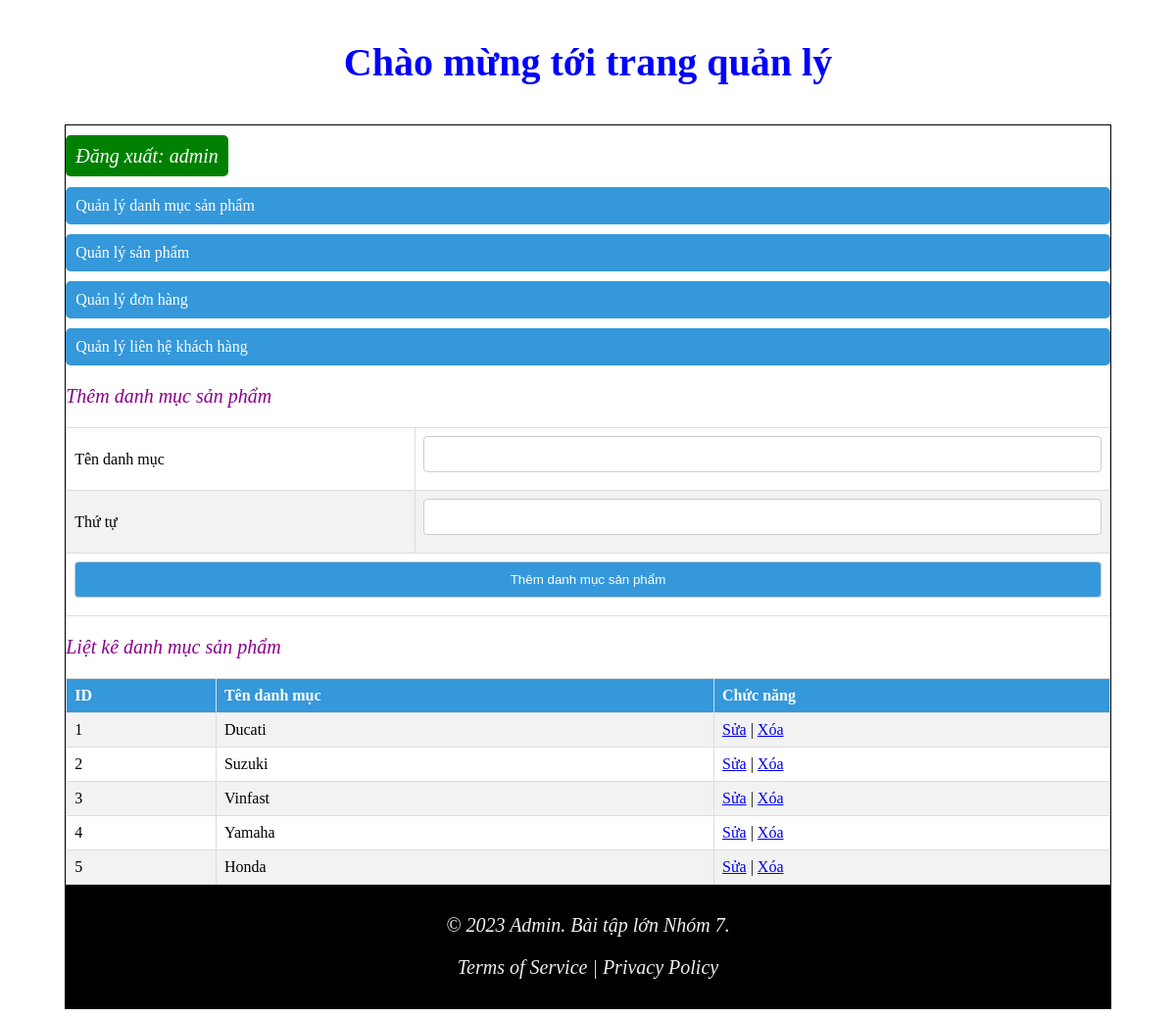
Page /admin/index.php?action=quanlydanhmucsanpham&query=them (signed in) on the committed database.
### tables this page shows
CREATE TABLE `danhmuc` (
  `iddanhmuc` int(11) NOT NULL,
  `ten` varchar(100) NOT NULL,
  `thutu` int(11) NOT NULL
);

### admin/modules/quanlydanhmuc/lietke.php (the view)
<?php
    $sql = "select * from danhmuc order by thutu DESC";
    $query = mysqli_query($connect,$sql);
?>
<p>Liệt kê danh mục sản phẩm</p>
<table width = "100%" border = "1" style="border-collapse: collapse;">
    <form action="modules/quanlydanhmuc/xuly.php" method="POST">
        <tr>
            <th>ID</th>
            <th>Tên danh mục</th>
            <th>Chức năng</th>
        </tr>
        <?php
        $i = 0;
        while($row = mysqli_fetch_array($query)){
            $i++;
        ?>
            <tr>
                <td><?php echo $i?></td>
                <td><?php echo $row['ten']?></td>
                <td>
                    <a href="?action=quanlydanhmucsanpham&query=sua&iddanhmuc=<?php echo $row['iddanhmuc']?>">Sửa</a> |
                    <a href="modules/quanlydanhmuc/xuly.php?iddanhmuc=<?php echo $row['iddanhmuc']?>">Xóa</a>
                </td>
            </tr>
        <?php
        }
        ?>
    </form>
</table>

### css/admin_table.css (style rules this page uses)
table { width: 100%; border-collapse: collapse; margin-top: 20px; }
th, td { border: 1px solid #ddd; padding: 8px; text-align: left; }
th { background-color: #3498db; color: #fff; }
tr:nth-child(even) { background-color: #f2f2f2; }
p { font-size: 20px; color: darkmagenta; font-family: Cambria, Cochin, Georgia, Times, 'Times New Roman', serif; font-style: italic; }

### rows in the picture
danhmuc: ten "Ducati"
danhmuc: ten "Suzuki"
danhmuc: ten "Vinfast"
danhmuc: ten "Yamaha"
danhmuc: ten "Honda"

### other values in the picture
$_SESSION['login'] "admin"
